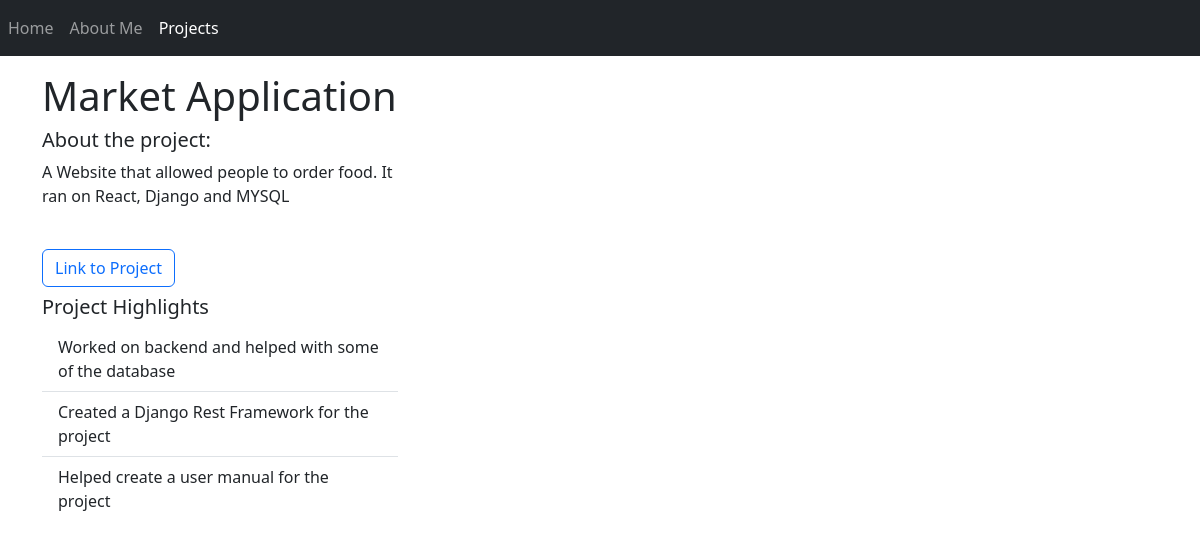
The app's page /projects/2/ with its own data.
### projects/models.py (models this page shows)
class Projectlong(models.Model):
    title = models.CharField(max_length=75)
    description=models.TextField()
    url=models.URLField()
    highlight1 = models.CharField(max_length=150, blank=True)
    highlight2 = models.CharField(max_length=150, blank=True)
    highlight3 = models.CharField(max_length=150, blank=True)
    highlight4 = models.CharField(max_length=150, blank=True)
    highlight5 = models.CharField(max_length=150, blank=True)

### projects/views.py (the view)
# urls.py: path('<int:pk>/',views.projectDetail, name='projectDetail')
def projectDetail(request,pk):
    project = Projectlong.objects.get(pk=pk)
    context = {
        "project":project
    }#man i love json
    return render(request,'projects/project.html',context)

### projects/templates/projects/project.html (shortened to what this page needs)
{% extends "base.html" %}
{% block page_content %}
<nav class="navbar navbar-dark bg-dark fixed-top navbar-expand-lg">
    <ul class="navbar-nav">
        <li class="nav-item"><a class="nav-link " href="{%url 'home'%}">Home</a></li>
        <li class="nav-item"><a class="nav-link " href="{%url 'aboutme'%}">About Me</a></li>
        <li class="nav-item"><a class="nav-link active" href="{%url 'projectIndex'%}">Projects</a></li>
    </ul>
</nav>
<br>
<br>
<br>
<h1>{{ project.title }}</h1>
<div class="row">
    <div class="col-md-4">
        <h5>About the project:</h5>
        <p>{{ project.description }}</p>
        <br>
        <h3><a class="btn btn-outline-primary" href="{{project.url}}">Link to Project</a></h3>
        <h5>Project Highlights</h5>
        <ul class="list-group list-group-flush">
            {%if project.highlight1 %}<li class="list-group-item"> {{project.highlight1}} </li>{% endif %}
            {%if project.highlight2  %}<li class="list-group-item"> {{project.highlight2}} </li>{% endif %}
            {%if project.highlight3  %}<li class="list-group-item"> {{project.highlight3}} </li>{% endif %}
        </ul>
    </div>
</div>
{% endblock %}

### records on screen
Projectlong: title "Market Application", description "A Website that allowed people to order food. It ran on React, Django and MYSQL", highlight1 "Worked on backend and helped with some of the database", highlight2 "Created a Django Rest Framework for the project", highlight3 "Helped create a user manual for the project"
